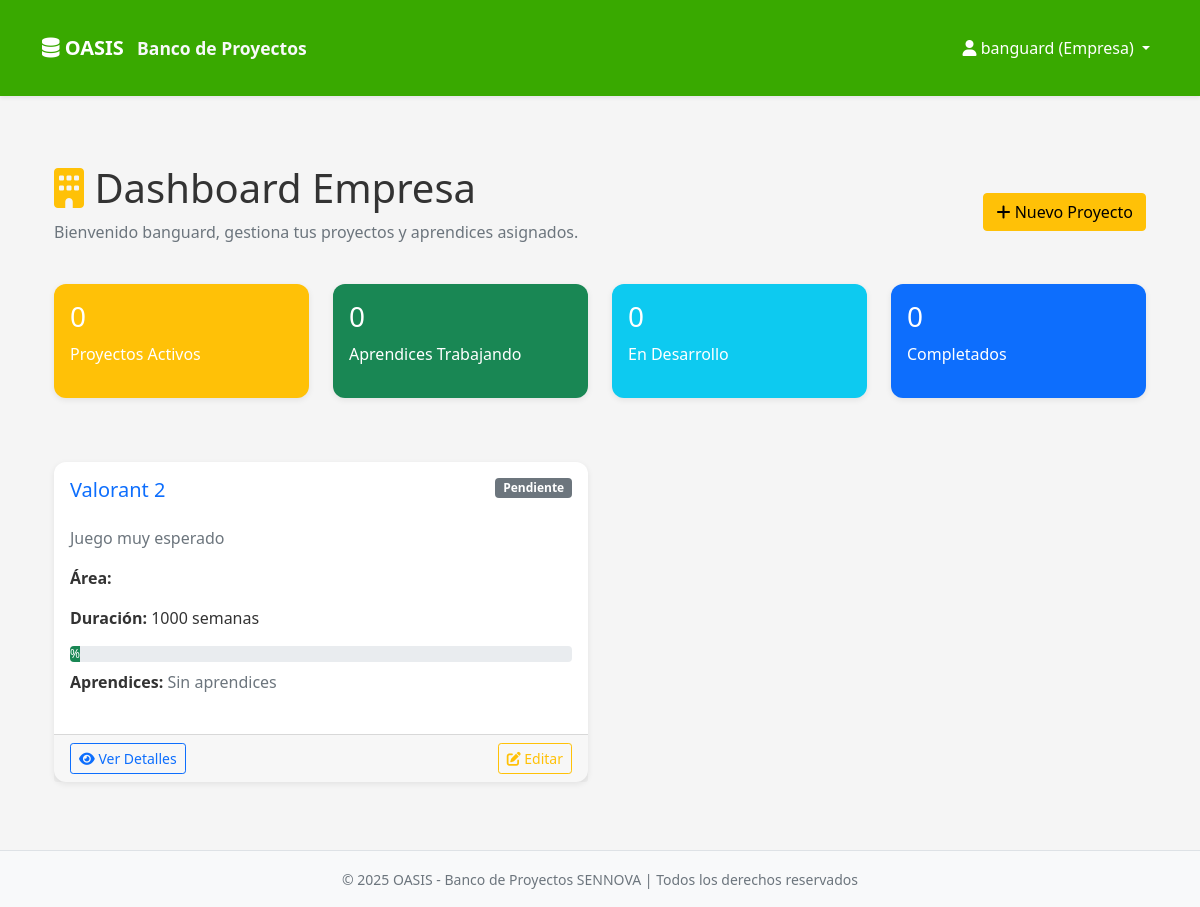
The page /panel/empresa/ (signed in) on the database its author committed.
### Usuarios/models.py (models this page shows, shortened)
class Usuario(AbstractUser):
    ADMIN = "ADMIN"
    EMPRESA = "EMPRESA"
    APRENDIZ = "APRENDIZ"
    INSTRUCTOR = "INSTRUCTOR"
    ROLES = [
        (ADMIN, "Administrador"),
        (EMPRESA, "Empresa"),
        (APRENDIZ, "Aprendiz"),
        (INSTRUCTOR, "Instructor"),
    ]
    rol = models.CharField(max_length=20, choices=ROLES, default=APRENDIZ)

class Proyecto(models.Model):
    nombre = models.CharField(max_length=200)
    descripcion = models.TextField()
    area = models.CharField(max_length=100)
    duracion_semanas = models.PositiveIntegerField()
    estado = models.CharField(max_length=20, choices=[("EN_DESARROLLO","En desarrollo"),("COMPLETADO","Completado"),("PENDIENTE","Pendiente")], default="PENDIENTE")
    empresa = models.ForeignKey("Usuarios.Usuario", on_delete=models.CASCADE, related_name="proyectos_empresa")
    aprendices = models.ManyToManyField("Usuarios.Usuario", blank=True, related_name="proyectos_asignados")
    creado_en = models.DateTimeField(auto_now_add=True)

### Usuarios/decorators.py (the view)
        def _wrapped_view(request, *args, **kwargs):
            if not request.user.is_authenticated:
                return redirect("login")
            if request.user.rol not in roles:
                raise PermissionDenied
            return view_func(request, *args, **kwargs)

### Usuarios/views.py (called while the page is built)
@login_required
@role_required(['EMPRESA'])
def empresa_dashboard(request):
    proyectos = Proyecto.objects.filter(empresa=request.user)
    total_proyectos = proyectos.count()
    proyectos_activos = proyectos.filter(estado="EN_DESARROLLO").count()
    proyectos_completados = proyectos.filter(estado="COMPLETADO").count()
    proyectos_en_proceso = proyectos.filter(estado="EN_DESARROLLO").count()
    aprendices_trabajando = Usuario.objects.filter(proyectos_asignados__empresa=request.user).distinct().count()
    return render(request, "OASIS/dashboard_empresa.html", {
        "proyectos": proyectos,
        "total_proyectos": total_proyectos,
        "proyectos_activos": proyectos_activos,
        "proyectos_completados": proyectos_completados,
        "proyectos_en_proceso": proyectos_en_proceso,
        "aprendices_trabajando": aprendices_trabajando,
    })

### Templates/OASIS/dashboard_empresa.html (shortened to what this page needs)
{% extends 'base.html' %}
{% block content %}
<div class="container-fluid mt-4">
    <div class="d-flex justify-content-between align-items-center mb-4">
        <div>
            <h1><i class="fas fa-building text-warning"></i> Dashboard Empresa</h1>
            <p class="text-muted">Bienvenido {{ user.username }}, gestiona tus proyectos y aprendices asignados.</p>
        </div>
        <div>
            <a href="{% url 'crear_proyecto' %}" class="btn btn-warning">
                <i class="fas fa-plus"></i> Nuevo Proyecto
            </a>
        </div>
    </div>
    <div class="row mb-4">
        <div class="col-lg-3 col-md-6 mb-3">
            <div class="card bg-warning text-white card-stat">
                <div class="card-body">
                    <h3>{{ proyectos_activos }}</h3>
                    <p>Proyectos Activos</p>
                </div>
            </div>
        </div>
        <div class="col-lg-3 col-md-6 mb-3">
            <div class="card bg-success text-white card-stat">
                <div class="card-body">
                    <h3>{{ aprendices_trabajando }}</h3>
                    <p>Aprendices Trabajando</p>
                </div>
            </div>
        </div>
        <div class="col-lg-3 col-md-6 mb-3">
            <div class="card bg-info text-white card-stat">
                <div class="card-body">
                    <h3>{{ proyectos_en_proceso }}</h3>
                    <p>En Desarrollo</p>
                </div>
            </div>
        </div>
        <div class="col-lg-3 col-md-6 mb-3">
            <div class="card bg-primary text-white card-stat">
                <div class="card-body">
                    <h3>{{ proyectos_completados }}</h3>
                    <p>Completados</p>
                </div>
            </div>
        </div>
    </div>
    <div class="row">
        {% for proyecto in proyectos %}
        <div class="col-lg-6 col-md-12 mb-4">
            <div class="card h-100 border-warning">
                <div class="card-body">
                    <div class="d-flex justify-content-between align-items-start mb-3">
                        <h5 class="card-title text-primary">{{ proyecto.nombre }}</h5>
                        <span class="badge bg-{% if proyecto.estado == 'EN_DESARROLLO' %}warning{% elif proyecto.estado == 'COMPLETADO' %}primary{% else %}secondary{% endif %}">
                            {{ proyecto.get_estado_display }}
                        </span>
                    </div>
                    <p class="text-muted">{{ proyecto.descripcion|truncatewords:20 }}</p>
                    <p><strong>Área:</strong> {{ proyecto.get_area_display }}</p>
                    <p><strong>Duración:</strong> {{ proyecto.duracion_semanas }} semanas</p>
                    <div class="progress mb-2">
                        <div class="progress-bar bg-success" style="width: {{ proyecto.progreso_promedio }}%">
                            {{ proyecto.progreso_promedio }}%
                        </div>
                    </div>
                    <div>
                        <strong>Aprendices:</strong>
                        {% for aprendiz in proyecto.aprendices.all %}
                            <span class="badge bg-primary">{{ aprendiz.username }}</span>
                        {% empty %}
                            <span class="text-muted">Sin aprendices</span>
                        {% endfor %}
                    </div>
                </div>
                <div class="card-footer d-flex justify-content-between">
                    <a href="{% url 'detalle_proyecto' proyecto.id %}" class="btn btn-outline-primary btn-sm">
                        <i class="fas fa-eye"></i> Ver Detalles
                    </a>
                    <a href="{% url 'editar_proyecto' proyecto.id %}" class="btn btn-outline-warning btn-sm">
                        <i class="fas fa-edit"></i> Editar
                    </a>
                </div>
            </div>
        </div>
        {% empty %}
        <div class="col-12">
            <div class="alert alert-info">No tienes proyectos registrados aún.</div>
        </div>
        {% endfor %}
    </div>
</div>
{% endblock %}

### Templates/base.html (shortened to what this page needs)
{% load static %}
<!DOCTYPE html>
<html lang="es">
<head>
    <link href="https://cdn.jsdelivr.net/npm/bootstrap@5.1.3/dist/css/bootstrap.min.css" rel="stylesheet">
    <link href="https://cdnjs.cloudflare.com/ajax/libs/font-awesome/6.0.0/css/all.min.css" rel="stylesheet">
    <link rel="stylesheet" type="text/css" href="{% static 'css/style.css' %}">
</head>
<body>
    <nav class="navbar navbar-expand-lg navbar-dark bg-primary shadow-sm">
        <div class="container">
            <a class="navbar-brand fw-bold" href="{% url 'inicio' %}">
                <i class="fas fa-database"></i> OASIS
                <small class="text-light ms-2">Banco de Proyectos</small>
            </a>
            <div class="collapse navbar-collapse" id="navbarNav">
                {% if user.is_authenticated %}
                <ul class="navbar-nav ms-auto">
                    <li class="nav-item dropdown">
                        <a class="nav-link dropdown-toggle" href="#" role="button" data-bs-toggle="dropdown">
                            <i class="fas fa-user"></i> {{ user.username }} ({{ user.get_rol_display }})
                        </a>
                    </li>
                </ul>
                {% else %}
                <div class="ms-auto">
                    <a class="btn btn-outline-light me-2" href="{% url 'login' %}">Iniciar Sesión</a>
                    <a class="btn btn-warning" href="{% url 'registro' %}">Registrarse</a>
                </div>
                {% endif %}
            </div>
        </div>
    </nav>
    <div class="container mt-4">
        {% block content %}{% endblock %}
    </div>
    <footer class="bg-light text-center text-muted py-3 mt-4 border-top">
        <div class="container-footer">
            <small>© 2025 OASIS - Banco de Proyectos SENNOVA | Todos los derechos reservados</small>
        </div>
    </footer>
</body>
</html>

### staticfiles/css/style.css (style rules this page uses)
body { font-family: 'Segoe UI', Tahoma, Geneva, Verdana, sans-serif; background-color: #f5f5f5; color: #333; margin: 0; padding: 0; }
.navbar { background-color: #39A900 !important; }
.navbar-brand { font-weight: bold; color: #fff !important; }
.nav-link { color: #fff !important; transition: 0.2s; }
.container { padding-top: 20px; padding-bottom: 20px; }
.card { border: none; border-radius: 0.75rem; box-shadow: 0 2px 6px rgba(0,0,0,0.08); margin-bottom: 1.5rem; }
footer { background-color: #2D7A00; color: #fff; padding: 15px; text-align: center; margin-top: 30px; border-top: 4px solid #39A900; }

### rows shown on the page
Usuario: username "banguard", rol "Empresa"
Proyecto: nombre "Valorant 2", estado "Pendiente", descripcion "Juego muy esperado", duracion_semanas "1000"

### other values the page prints
{{ proyectos_activos }} "0"
{{ aprendices_trabajando }} "0"
{{ proyectos_en_proceso }} "0"
{{ proyectos_completados }} "0"
